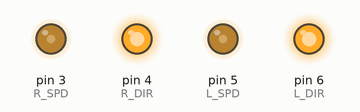
Simulated run of this sketch. Board: Arduino Uno, built with avr-gcc and run on an emulated ATmega328P. Shown: output pins drawn as LEDs (lit = HIGH).

Above: at 5.1 s.
At 7.1 s:
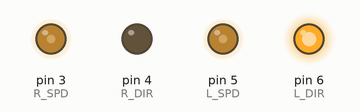
At 11.1 s:
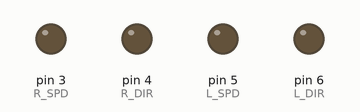
Timing chart, 0 to 12.6 s (numbered marks = the images above):
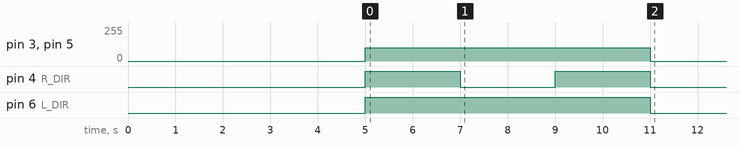

The sketch:

GoCar.ino
```cpp
const int R_SPD = 3;
const int R_DIR = 4;
const int L_SPD = 5;
const int L_DIR = 6;


void setup() {

  pinMode(R_SPD, OUTPUT);
  pinMode(R_DIR, OUTPUT);
  pinMode(L_SPD, OUTPUT);
  pinMode(L_DIR, OUTPUT);


  delay(5000);

  analogWrite(L_SPD, 100);
  digitalWrite(L_DIR, HIGH);
  analogWrite(R_SPD, 100);
  digitalWrite(R_DIR, HIGH);

  delay(2000);

  analogWrite(L_SPD, 100);
  digitalWrite(L_DIR, HIGH);
  analogWrite(R_SPD, 100);
  digitalWrite(R_DIR, LOW);

  delay(2000);

  analogWrite(L_SPD, 100);
  digitalWrite(L_DIR, HIGH);
  analogWrite(R_SPD, 100);
  digitalWrite(R_DIR, HIGH);

  delay(2000);

  digitalWrite(L_SPD, LOW);
  digitalWrite(L_DIR, LOW);
  digitalWrite(R_SPD, LOW);
  digitalWrite(R_DIR, LOW);

}


void loop() {
}
```
